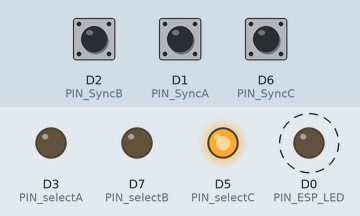
Bench run of a sketch on a simulated ESP8266 (Wemos D1 mini). On the bench: output pins drawn as LEDs (lit = HIGH). Dashed ring = blinking. The inputs (shaded band) are chosen by the test bench; at power-on: D1 (PIN_SyncA) HIGH, D2 (PIN_SyncB) HIGH, D6 (PIN_SyncC) HIGH.

Above: at 3.4 s.
3.5 s: D1 (PIN_SyncA) pulled LOW for 0.15 s
At 4.5 s:
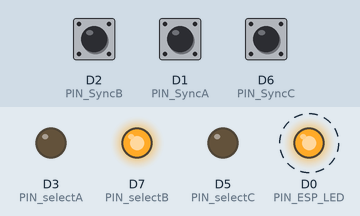
6.6 s: D2 (PIN_SyncB) pulled LOW for 0.15 s
At 8.9 s:
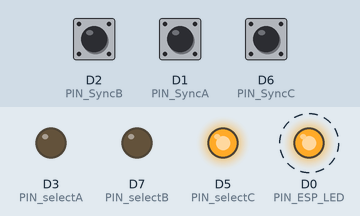
9.7 s: D6 (PIN_SyncC) pulled LOW for 0.15 s
At 11.0 s:
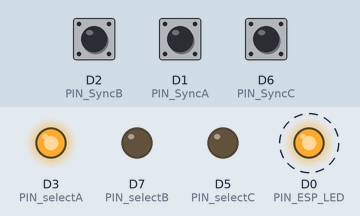
Timing chart, 0 to 18.8 s (numbered marks = the images above; inputs shaded):
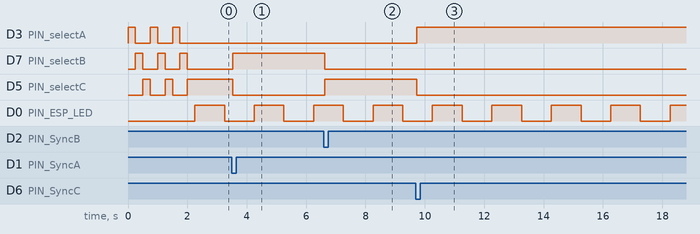

The sketch:

ESP8266_video_switch_LM1881_timer.ino
```cpp
// ===================================================================
//
// Video diversity [WITHOUT RSSI]
//
// GrMis / RCGroups  February 2017
//
// seletcs the best video signal, based on the detection
// of line sync. pulses (coming from using LM1881 chpis).
// The souce with the most 'regular' pulses (in the last few hundered lines)
// is chosen.
//
// Hardware:
//    - NodeMCU / Wemos D1 (ESP8266) running at 160Mhz
//    - Video switch: Max4545
//      (allows to commute 4 sources -- but code is here for 3 sources)
//    - 3 LM1881, to generate the line sync. pulses
//
// ====================================================================


#include "user_interface.h"

//N is the number of video lines that are averaged over to decide which video source has the highest quality
#define N 500

//Un-comment the line below in order to get some debug prints on the serial output
//#define SERIAL_DEBUG

//Pin connected to the LM1881 sync output for video signal "A"
#define PIN_SyncA D1  //GPIO5=D1

//Pin connected to the LM1881 sync output for video signal "B"
#define PIN_SyncB D2  //GPIO4=D2

//Pin connected to the LM1881 sync output for video signal "C"
#define PIN_SyncC D6

//Pin connected to the MAX4545 (switch) pin that selects the desired source
#define PIN_selectA D3    //GPIO0=D3
#define PIN_selectB D7    //GPIO13=D7
#define PIN_selectC D5    //GPIO14=D5

#define PIN_ESP_LED D0    //GPIO16=D0
#define PIN_ESP_LED2 D4    //GPIO2=D4


// keyword "Volatile" means that this variable may be changed by a routine called by some interrupt.
volatile unsigned long lastA; // Time of the last sync signal
//volatile long periodA;// Period of the last video line, in microseconds

volatile unsigned long lastB; // Time of the last sync signal
//volatile long periodB;// Period of the last video line, in microseconds

volatile unsigned long lastC; // Time of the last sync signal
//volatile long periodC;// Period of the last video line, in microseconds

unsigned long now;

#define t0 63
//const long t0 = 63;
const long unsigned mus = t0 * N; //Period to update the selected source, in micro sec.
const long unsigned mis = mus / 1000; //same as above, in milli sec.

#define sourceA 0
#define sourceB 1
#define sourceC 2
int selected;

unsigned long lastMillis;

//-----------------------------------------------------------------
class ExpAverage {
  private:
    volatile float x;
    const float a, b;
  public:
    ExpAverage(int n): a(1.0f / n), b(1.0f - a) { //exponential average over the ~n previous values
      x = 0.0f;
    }
    inline float getAverage() {
      return x;
    }
    void addValue(unsigned long v) {
      x = a * v + b * x;
    }
};
//-----------------------------------------------------------------
ExpAverage A(N), B(N), C(N);//Average video line duration for the different sources
#ifdef SERIAL_DEBUG
ExpAverage AA(N), BB(N), CC(N);//Average video line duration for the different sources
#endif
//-----------------------------------------------------------------
const int CLEAR = (1 << PIN_selectA) + (1 << PIN_selectB) + (1 << PIN_selectC);
int Bin[3] = {1 << PIN_selectA , 1 << PIN_selectB, 1 << PIN_selectC};
inline void SwitchTo(int s) {
  if (selected != s) {
    selected = s;
    GPOC = CLEAR;//Clear PIN_selectA, PIN_selectB and PIN_selectC simultaneously
    GPOS = Bin[s];
  }
}
//-----------------------------------------------------------------
class PeriodicTask {
  private:
    os_timer_t myTimer;
    int t;
  public:
    //-----------------------------
    static void DoTask(void *pArg) {//static needed here, because below we want to pass a pointer to this member function
      const unsigned long  now = micros();
      if (now - lastA > mus) {
        //if no pulse was received since last update, put the value 'mus' into the average
        //... so, if no pulse is received at all (disconnected cable, etc.à, the average line duration will be 'mus=N*64' (very large compared to 64) so this
        // source will not be selected.
        A.addValue(mus); lastA = now;
      }
      if (now - lastB > mus) B.addValue(mus), lastB = now;
      if (now - lastC > mus) C.addValue(mus), lastC = now;

      //Get the average deviation (from ~63 micro seconds) of the line durations
      const float avA = A.getAverage();
      const float avB = B.getAverage();
      const float avC = C.getAverage();

      if (avB < avA) {
        //The best is B or C
        if (avC < avB)
        {
          SwitchTo(sourceC);
          //Serial.println(avA); Serial.println(avB); Serial.println(avC);
        }
        else {
          SwitchTo(sourceB);
        }

      } else {//The best is A or C
        if (avA < avC)
          SwitchTo(sourceA); else {
            SwitchTo(sourceC);
            //Serial.println(avA); Serial.println(avB); Serial.println(avC);
          }
      }
    }
    //-----------------------------
    PeriodicTask () {
      os_timer_setfn(&myTimer, DoTask, NULL);
    }
    void Start(int t, bool repeat = true) {
      os_timer_arm(&myTimer, t, repeat);
    }
};
PeriodicTask T;
//--------Count---------------------------------------------------------
void CountA() {
  const unsigned long  now = micros();
  const long period = now - lastA;
  lastA = now;
  A.addValue(abs(period - t0));
#ifdef SERIAL_DEBUG
  AA.addValue(period);
#endif
}
void CountB() {
  const unsigned long now = micros();
  const long period = now - lastB;
  lastB = now;
  B.addValue(abs(period - t0));
#ifdef SERIAL_DEBUG
  BB.addValue(period);
#endif
}
void CountC() {
  const unsigned long now = micros();
  const long period = now - lastC;
  lastC = now;
  C.addValue(abs(period - t0));
#ifdef SERIAL_DEBUG
  CC.addValue(period);
#endif
}
//-----------------------------------------------------------------

void setup() {
  //ESP.wdtDisable(); // To avoid some resets due to the software Watch Dog Timer

  //WiFi.mode(WIFI_OFF); WiFi.forceSleepBegin();
#ifdef SERIAL_DEBUG
  Serial.begin(115200);
  Serial.println("Hello World.");
#endif
  lastA = 0; // Time of the last signal on sensor A
  lastB = 0; // Time of the last signal on sensor B
  lastC = 0; // Time of the last signal on sensor C

  pinMode(PIN_SyncA, INPUT_PULLUP);
  pinMode(PIN_SyncB, INPUT_PULLUP);
  pinMode(PIN_SyncC, INPUT_PULLUP);

  pinMode(PIN_selectA, OUTPUT);
  pinMode(PIN_selectB, OUTPUT);
  pinMode(PIN_selectC, OUTPUT);
  pinMode(PIN_ESP_LED, OUTPUT);

  selected = sourceB;
  //Some blibking to start
  for (int i = 0; i < 3; i++) {
    SwitchTo(sourceA); delay(250);
    SwitchTo(sourceB); delay(250);
    SwitchTo(sourceC); delay(250);
  }
  //Declare 3 interrupts, to measure the duration between horizontal sync. pulses
  //on the 3 sources
  attachInterrupt(PIN_SyncA, CountA, FALLING);
  attachInterrupt(PIN_SyncB, CountB, FALLING);
  attachInterrupt(PIN_SyncC, CountC, FALLING);

  T.Start(mis, true); //Start the process that updates the selected source every 'mis' milliseconds (timer-based)
}
//-----------------------------------------------------------------
int z = 1;
void loop() {
  if (millis() > lastMillis + 1000) {
    ESP.wdtFeed();
    // Some blinking of the bluit-in led
    if (z == 1) digitalWrite(PIN_ESP_LED, HIGH); else digitalWrite(PIN_ESP_LED, LOW); z = -z;
    lastMillis = millis();
#ifdef SERIAL_DEBUG
    //Prints some debug information to the serial output, every 1000 milli sec.
    Serial.print("Time: "); Serial.println(millis());
    if (selected == sourceA)     Serial.print("=>");
    Serial.print("A:");
    const float avA = A.getAverage();
    Serial.print(avA);
    const float avAA = AA.getAverage();
    Serial.print(" - "); Serial.println(avAA);

    if (selected == sourceB)     Serial.print("=>");
    Serial.print("B:");
    const float avB = B.getAverage();
    Serial.print(avB);
    const float avBB = BB.getAverage();
    Serial.print(" - "); Serial.println(avBB);

    if (selected == sourceC)     Serial.print("=>");
    Serial.print("C:");
    const float avC = C.getAverage();
    Serial.print(avC);
    const float avCC = CC.getAverage();
    Serial.print(" - "); Serial.println(avCC);


    Serial.println("");
#endif
  }
  yield();
}
```

Measured:
- after the input at 3.5 s, D7 (PIN_selectB): LOW → HIGH at once; D5 (PIN_selectC): HIGH → LOW at once
- after the input at 6.6 s, D7 (PIN_selectB): HIGH → LOW at once; D5 (PIN_selectC): LOW → HIGH at once
- after the input at 9.7 s, D3 (PIN_selectA): LOW → HIGH at once; D5 (PIN_selectC): HIGH → LOW at once
- by itself, D0 (PIN_ESP_LED): alternates HIGH for 1.0 s and LOW for 1.0 s
